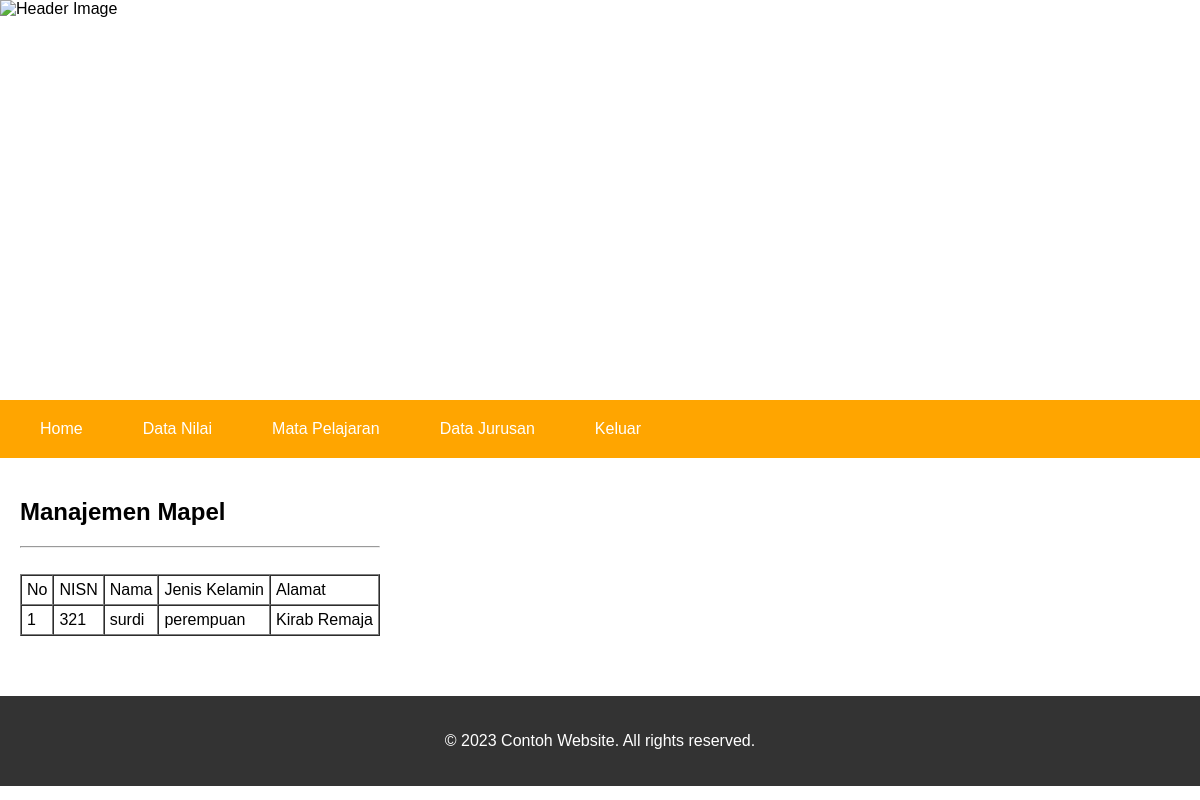
The app's page /siswa/home.php (signed in) with its own data.
### tables this page shows
CREATE TABLE `siswa` (
  `idsiswa` int(17) NOT NULL,
  `nisn` int(17) NOT NULL,
  `nama` varchar(30) DEFAULT NULL,
  `jk` enum('laki-laki','perempuan') DEFAULT NULL,
  `alamat` varchar(100) DEFAULT NULL,
  `password` varchar(30) NOT NULL,
  `kelas` enum('RPL 1','RPL 2','LOGAM 1','LOGAM 2') NOT NULL,
  `namajurusan` enum('REKAYASA PERANGKAT LUNAK','KIMIA','INSTRUMEN LOGAM','ELEKTRO') NOT NULL
);

### siswa/home.php (the view, shortened to what this page needs)
<?php
include '../koneksi.php';
?>
<!DOCTYPE html>
<html lang="en">
<head>
</head>
<body>
    <header>
        <div class="header-image">
            <img src="../smkbisa1.jpeg" alt="Header Image" />
        </div>
        <nav>
            <ul>
                <li><a href="home.php">Home</a></li>
                <li><a href="halsiswa.php?id=<?php echo $_SESSION['nisn']; ?>">Data Nilai</a></li>
                <li><a href="mapel.php">Mata Pelajaran</a></li>
                <li><a href="jurusan.php">Data Jurusan</a></li>
                <li><a href="logout.php">Keluar</a></li>
            </ul>
        </nav>
    </header>
    <main>
        <section class="content">
            <div class="col-1">
                <h2>Manajemen Mapel</h2>
                <hr>
                <br>
                <table border='1' cellspacing="0" cellpadding='5'>
                    <tr>
                        <td>No</td>
                        <td>NISN</td>
                        <td>Nama</td>
                        <td>Jenis Kelamin</td>
                        <td>Alamat</td>
                    </tr>
                    <?php
                    $no = 1;
                    $sql = "SELECT * FROM siswa WHERE nisn='$_SESSION[nisn]'";
                    $query = mysqli_query($conn, $sql);
                    while ($data = mysqli_fetch_array($query)) {
                    ?>
                        <tr>
                            <td><?php echo "$no"; ?></td>
                            <td><?php echo "$data[nisn]"; ?></td>
                            <td><?php echo "$data[nama]"; ?></td>
                            <td><?php echo "$data[jk]"; ?></td>
                            <td><?php echo "$data[alamat]"; ?></td>
                        </tr>
                    <?php
                        $no++;
                    }
                    ?>
                </table>
            </div>
        </section>
    </main>
    <footer>
        <p>&copy; 2023 Contoh Website. All rights reserved.</p>
    </footer>
</body>
</html>

### siswa/home.php (style rules this page uses)
body { margin: 0; padding: 0; font-family: Arial, sans-serif; }
header { position: relative; }
.header-image { position: relative; overflow: hidden; aspect-ratio: 3/1; object-fit: cover; }
.header-image img { position: absolute; top: 0; left: 0; width: 100%; height: 100%; max-width: 100%; }
nav { background-color: orange; color: #fff; padding: 20px; }
nav ul { margin: 0; padding: 0; list-style: none; display: flex; flex-wrap: wrap; }
nav ul li { margin-right: 20px; }
nav ul li a { color: #fff; text-decoration: none; margin: 0; padding: 20px; }
main { margin: 20px; display: flex; flex-direction: column; }
.content { display: flex; flex-wrap: wrap; margin-bottom: 40px; }
footer { background-color: #333; color: #fff; padding: 20px; text-align: center; }

### records on screen
siswa: nisn "321", nama "surdi", jk "perempuan", alamat "Kirab Remaja"
